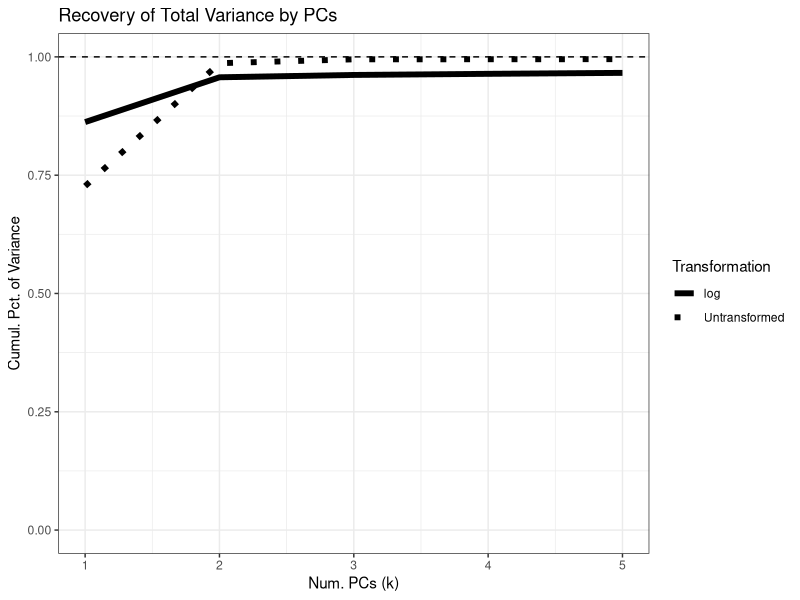
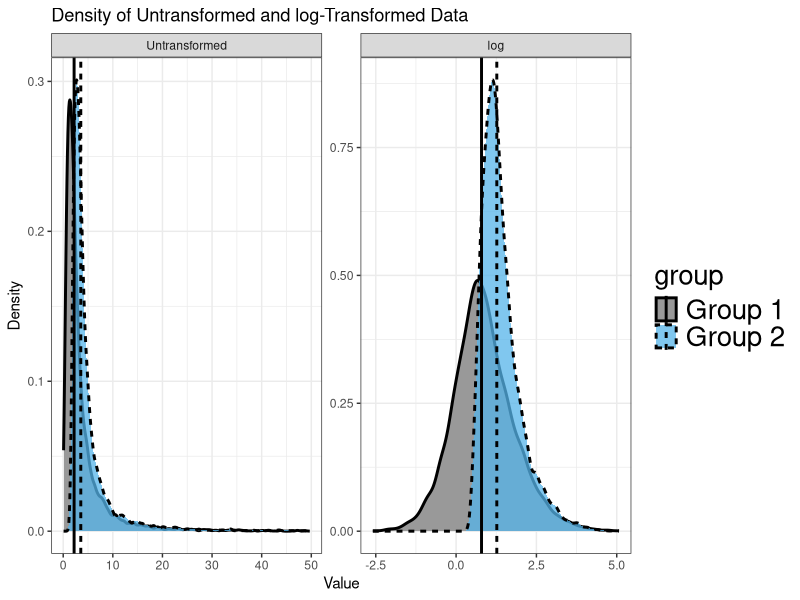
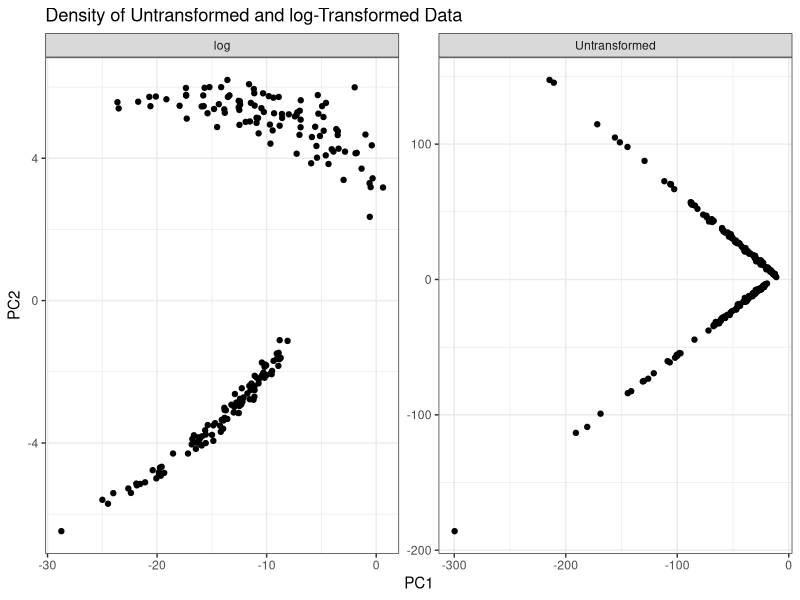
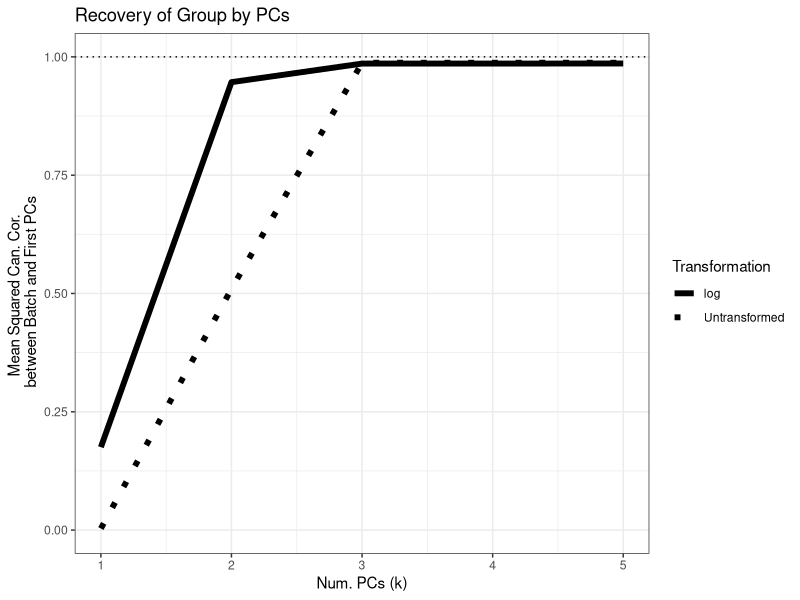
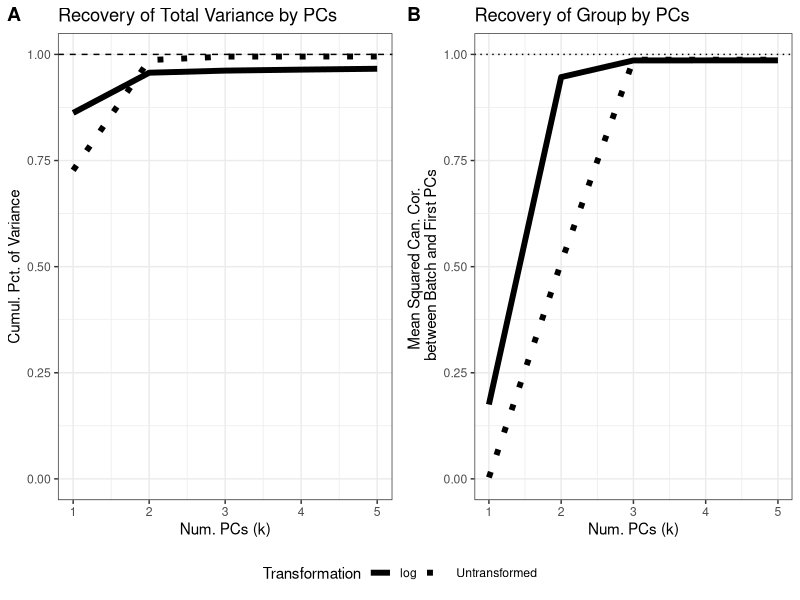

The R script that drew these images, in order:
library('reshape2')
library('ggplot2')
library('grid')
library('gridExtra')
library('cowplot')
library('viridis')
library('RColorBrewer')

theme_set(theme_bw())

set.seed(3251991)

make_Y = function(){
  u = rlnorm(100)
  v = rlnorm(100)
  e = rnorm(100^2,0,1)
  Y = u%*%t(v) + abs(array(e,c(100,100)))
  return(Y)
}

fctr = c(rep(0,100),rep(1,100))

Y = rbind(make_Y(),1.5+make_Y())
logY = log(Y)
#Y = scale(Y,scale=FALSE)
#logY = scale(logY,scale=FALSE)
#Y = scale(Y,scale=FALSE)
#logY = scale(logY,scale=FALSE)

sigY = svd(Y,nu=200,nv=100)$d^2
sigY = data.frame(index=1:100,"Cumul. Pct. of Variance"=cumsum(sigY/sum(sigY)),"Transformation"="Untransformed")
siglogY = svd(logY,nu=200,nv=100)$d^2
siglogY = data.frame(index=1:100,"Cumul. Pct. of Variance"=cumsum(siglogY/sum(siglogY)),"Transformation"="log")
sd = rbind(sigY,siglogY)
colnames(sd) = c("Index","Cumul. Pct. of Variance","Transformation")
pct_plt = ggplot(data=sd,mapping=aes(x=Index,y=`Cumul. Pct. of Variance`,group=Transformation,lty=Transformation))+geom_hline(yintercept=1,lty=2)+geom_line(lwd=2)+ggtitle("Recovery of Total Variance by PCs")+labs(x="Num. PCs (k)")+ylim(0,1)+xlim(1,5)+scale_linetype_manual(values = c(1,3))
ggsave("pct.pdf",pct_plt)

uY = svd(Y,nu=200,nv=100)$u
ulogY = svd(logY,nu=200,nv=100)$u
vY = svd(Y,nu=200,nv=100)$v
vlogY = svd(logY,nu=200,nv=100)$v

d=melt(list("Untransformed"=Y,"log"=logY))
d$f = as.factor(fctr)
levels(d$f)=c("Group 1", "Group 2")
colnames(d) = c("row","col","value","trans","group")
d$trans = as.factor(d$trans)
d$trans = ordered(d$trans,levels=c("Untransformed","log"))
d$value[d$value>50] <- NA
d_plts = ggplot(data=d,mapping=aes(x=value))+ggtitle("Density of Untransformed and log-Transformed Data")+labs(x="Value",y="Density")+
    theme(legend.position="right",legend.text=element_text(size=20),legend.title=element_text(size=20))+
    geom_density(data=subset(d,group=="Group 1"),mapping=aes(fill=group,lty=group),size=1,alpha=1)+
    geom_density(data=subset(d,group=="Group 2"),mapping=aes(fill=group,lty=group),size=1,alpha=.75)+
    facet_wrap(~trans,scales="free") +
    geom_vline(data=aggregate(value~group+trans,data=d,median),mapping=aes(xintercept=value,linetype=group),size=1)+scale_fill_manual(values=c("#999999", "#56B4E9"))
ggsave("dens.pdf",d_plts,height=4,width=10)

d = rbind(data.frame(pc1=Y%*%vY[,1],pc2=Y%*%vY[,2],trans="Untransformed",Group=as.factor(fctr)),
          data.frame(pc1=logY%*%vlogY[,1],pc2=logY%*%vlogY[,2],trans="log",Group=as.factor(fctr)))
pcs_plt = ggplot(data=d,mapping=aes(x=pc1,y=pc2,lty=Group))+geom_point()+facet_wrap(~trans,scales="free")+ggtitle("Density of Untransformed and log-Transformed Data")+labs(x="PC1",y="PC2")+scale_colour_brewer(palette = "Accent")
ggsave("pcs.pdf",pcs_plt,height=5,width=10)

ccY = sapply(1:200,function(k)cancor(fctr,uY[,1:k,drop=FALSE])$cor^2)
cclogY = sapply(1:200,function(k)cancor(fctr,ulogY[,1:k,drop=FALSE])$cor^2)

d = rbind(data.frame(index=1:200,cc=ccY,Transformation="Untransformed"),
          data.frame(index=1:200,cc=cclogY,Transformation="log"))
cca_plt = ggplot(data=d,mapping=aes(x=index,y=cc,lty=Transformation,group=Transformation))+geom_hline(yintercept=1,lty=3)+geom_line(lwd=2)+labs(x="Num. PCs (k)",y="Mean Squared Can. Cor. \n between Batch and First PCs")+ggtitle("Recovery of Group by PCs")+ylim(0,1)+xlim(1,5)+scale_linetype_manual(values = c(1,3))
ggsave("cca.pdf",cca_plt)

g_legend <- function(a.gplot){ 
  tmp <- ggplot_gtable(ggplot_build(a.gplot)) 
  leg <- which(sapply(tmp$grobs, function(x) x$name) == "guide-box") 
  legend <- tmp$grobs[[leg]] 
  return(legend)
}

dual_plts = plot_grid(pct_plt+guides(lty=FALSE),cca_plt+guides(lty=FALSE),labels=c("A","B"))

glist = list(ggplotGrob(dual_plts),g_legend(cca_plt+theme(legend.position="bottom")))
lmx = matrix(c(rep(1,3*10),NA,2,NA),nrow=11,byrow=TRUE)
gbs = arrangeGrob(grobs=glist,layout_matrix=lmx)

pdf("pca.pdf",height=4,width=10)
grid.draw(gbs)
dev.off()
